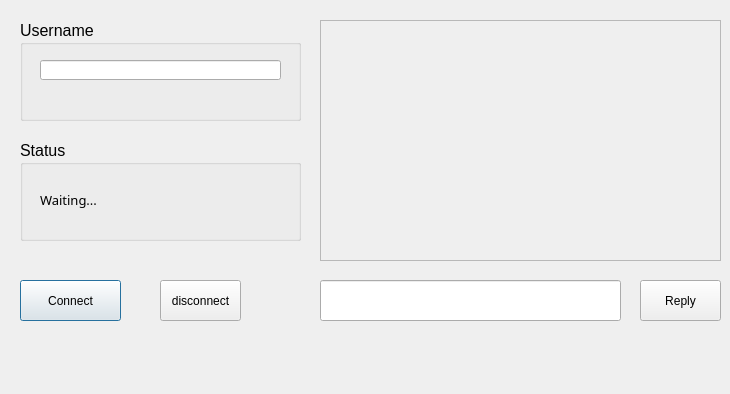
<?xml version="1.0" encoding="UTF-8"?>
<ui version="4.0">
 <class>Dialog</class>
 <widget class="QDialog" name="Dialog">
  <property name="geometry">
   <rect>
    <x>0</x>
    <y>0</y>
    <width>730</width>
    <height>394</height>
   </rect>
  </property>
  <property name="windowTitle">
   <string>Dialog</string>
  </property>
  <widget class="QTextEdit" name="chatbox">
   <property name="enabled">
    <bool>false</bool>
   </property>
   <property name="geometry">
    <rect>
     <x>320</x>
     <y>20</y>
     <width>401</width>
     <height>241</height>
    </rect>
   </property>
   <property name="font">
    <font>
     <family>Monospac821 BT</family>
     <pointsize>12</pointsize>
    </font>
   </property>
   <property name="styleSheet">
    <string notr="true">color: rgb(0, 0, 0);</string>
   </property>
   <property name="html">
    <string>&lt;!DOCTYPE HTML PUBLIC &quot;-//W3C//DTD HTML 4.0//EN&quot; &quot;http://www.w3.org/TR/REC-html40/strict.dtd&quot;&gt;
&lt;html&gt;&lt;head&gt;&lt;meta name=&quot;qrichtext&quot; content=&quot;1&quot; /&gt;&lt;style type=&quot;text/css&quot;&gt;
p, li { white-space: pre-wrap; }
&lt;/style&gt;&lt;/head&gt;&lt;body style=&quot; font-family:'Monospac821 BT'; font-size:12pt; font-weight:400; font-style:normal;&quot;&gt;
&lt;p style=&quot;-qt-paragraph-type:empty; margin-top:0px; margin-bottom:0px; margin-left:0px; margin-right:0px; -qt-block-indent:0; text-indent:0px;&quot;&gt;&lt;br /&gt;&lt;/p&gt;&lt;/body&gt;&lt;/html&gt;</string>
   </property>
  </widget>
  <widget class="QPushButton" name="connectbtn">
   <property name="geometry">
    <rect>
     <x>20</x>
     <y>280</y>
     <width>101</width>
     <height>41</height>
    </rect>
   </property>
   <property name="text">
    <string>Connect</string>
   </property>
  </widget>
  <widget class="QPushButton" name="replybtn">
   <property name="enabled">
    <bool>true</bool>
   </property>
   <property name="geometry">
    <rect>
     <x>640</x>
     <y>280</y>
     <width>81</width>
     <height>41</height>
    </rect>
   </property>
   <property name="text">
    <string>Reply</string>
   </property>
  </widget>
  <widget class="QLineEdit" name="reply">
   <property name="enabled">
    <bool>true</bool>
   </property>
   <property name="geometry">
    <rect>
     <x>320</x>
     <y>280</y>
     <width>301</width>
     <height>41</height>
    </rect>
   </property>
  </widget>
  <widget class="QPushButton" name="discobtn">
   <property name="geometry">
    <rect>
     <x>160</x>
     <y>280</y>
     <width>81</width>
     <height>41</height>
    </rect>
   </property>
   <property name="text">
    <string>disconnect</string>
   </property>
  </widget>
  <widget class="QGroupBox" name="groupBox">
   <property name="geometry">
    <rect>
     <x>20</x>
     <y>20</y>
     <width>281</width>
     <height>101</height>
    </rect>
   </property>
   <property name="font">
    <font>
     <pointsize>12</pointsize>
    </font>
   </property>
   <property name="title">
    <string>Username</string>
   </property>
   <widget class="QLineEdit" name="usernameLine">
    <property name="geometry">
     <rect>
      <x>20</x>
      <y>40</y>
      <width>241</width>
      <height>20</height>
     </rect>
    </property>
   </widget>
  </widget>
  <widget class="QGroupBox" name="groupBox_2">
   <property name="geometry">
    <rect>
     <x>20</x>
     <y>140</y>
     <width>281</width>
     <height>101</height>
    </rect>
   </property>
   <property name="font">
    <font>
     <pointsize>12</pointsize>
     <weight>50</weight>
     <bold>false</bold>
    </font>
   </property>
   <property name="title">
    <string>Status</string>
   </property>
   <widget class="QLabel" name="status">
    <property name="geometry">
     <rect>
      <x>20</x>
      <y>40</y>
      <width>241</width>
      <height>40</height>
     </rect>
    </property>
    <property name="font">
     <font>
      <family>Monospac821 BT</family>
      <pointsize>10</pointsize>
      <weight>50</weight>
      <bold>false</bold>
     </font>
    </property>
    <property name="text">
     <string>Waiting...</string>
    </property>
    <property name="textFormat">
     <enum>Qt::AutoText</enum>
    </property>
   </widget>
  </widget>
 </widget>
 <resources/>
 <connections/>
</ui>
